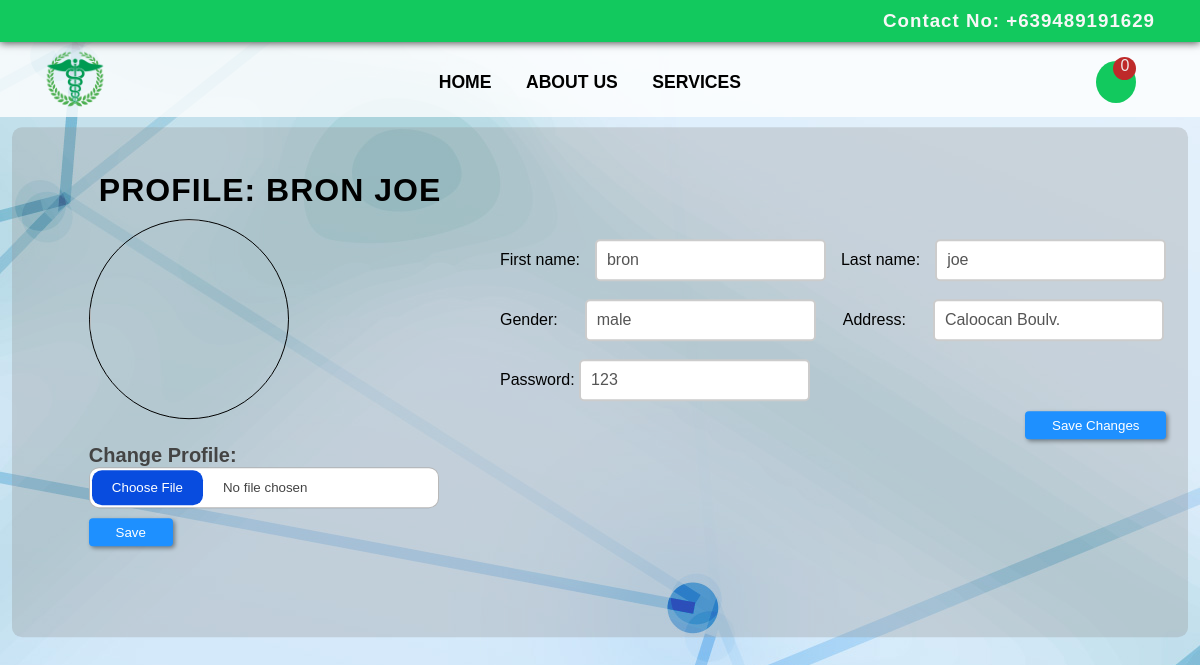
Page /customer/userprof.php (signed in) on the committed database.
### tables this page shows
CREATE TABLE `users` (
  `id` int(11) NOT NULL,
  `firstname` text NOT NULL,
  `lastname` text NOT NULL,
  `prof_img` text NOT NULL,
  `age` text NOT NULL,
  `gender` text NOT NULL,
  `username` text NOT NULL,
  `password` text NOT NULL,
  `address` text NOT NULL,
  `usertype` text NOT NULL,
  `user_status` text NOT NULL
);

### customer/userprof.php (the view, shortened to what this page needs)
<?php
include "../database/dbconn.php";
$user_id = $_SESSION['id'];
$userprof = $mysqli->query("SELECT * FROM users where id = '$user_id'");
$userinfo = $userprof->fetch_assoc();
$userfirst = $userinfo['firstname'];
$userlast = $userinfo['lastname'];
$usergender = $userinfo['gender'];
$useradd = $userinfo['address'];
$userpass = $userinfo['password'];
?>
<!DOCTYPE html>
<html lang="en">
<head>
    <link rel="stylesheet" href="../css/medweb.css">
    <link rel="stylesheet" href="../css/googleFonts.css">
    <link rel="stylesheet" href="css/userprof.css">
</head>
<body>
    <?php include 'include/unavbar.php' ?>
    <div class="user_content">
        <div class="content-bg">
            <div class="content-img">
                <h1>Profile: <?php echo $userfirst . ' ' . $userlast ?></h1>
                <img src="../imgs/<?= $_SESSION['imgname']; ?>" width="200" height="200" style="border-radius: 50%; border: 1px solid;">
                <div class="content-info">
                    <form action="../process.php" method="post" class="form-user" enctype="multipart/form-data">
                        <span class="drop-title">Change Profile:</span>
                        <label for="file-input" class="drop-container">
                            <input type="file" accept="image/*" name="user_prof" id="file-input">
                        </label>
                        <button type="submit" name="change_prof">Save</button>
                    </form>
                </div>
            </div>
            <div class="other-info">
                <form action="../process.php" class="user_info" method="post">
                    <div class="info1">
                        <span>First name:</span>
                        <label for="first" class="label1">
                            <input class="input-style" name="fname" type="text" value="<?php echo $userfirst ?>">
                        </label>
                        <span>Last name:</span>
                        <label for="last" class="label1">
                            <input class="input-style" name="lname" type="text" value="<?php echo $userlast ?>">
                        </label>
                    </div>
                    <br>
                    <div class="info2">
                        <span>Gender:</span>
                        <label for="last" class="label1">
                            <input class="input-style" name="gen" type="text" value="<?php echo $usergender ?>">
                        </label>
                        <span>Address:</span>
                        <label for="last" class="label1">
                            <input class="input-style" name="addre" type="text" value="<?php echo $useradd ?>">
                        </label>
                    </div>
                    <br>
                    <span>Password:</span>
                    <label for="last" class="label1">
                        <input class="input-style" name="newpass" type="text" value="<?php echo $userpass ?>">
                    </label>
                    <br>
                    <button type="submit" name="user_update">Save Changes</button>
                </form>
            </div>
        </div>
    </div>
</body>
</html>

### css/medweb.css (style rules this page uses)
:root { --color1: #09c065; --shadow: #4b4b4b; --bgrey: #fffc; --textwhite: #f8f7f7; --hovercolor: #0e7424; }
* { margin: 0; padding: 0; box-sizing: border-box; scroll-behavior: smooth; font-family: poppins, sans-serif; }
body { background: url(../imgs/bg.jpg) no-repeat; width: 100%; }

### customer/css/userprof.css (style rules this page uses)
body { font-family: 'poppins', sans-serif; }
.user_content { background-color: rgba(143, 143, 143, 0.3); width: 98%; height: 510px; position: relative; left: 50%; border-radius: 10px; transform: translate(-50%, 2%); }
.content-bg { position: relative; padding: 20px; display: flex; justify-content: space-around; align-items: center; gap: 100px; }
.content-img { position: relative; top: 15px; left: 55px; }
.content-img button { position: absolute; left: 0px; }
.other-info { position: relative; }
.other-info button { position: absolute; right: 0px; }
.content-img h1 { margin: 10px; letter-spacing: 1px; text-transform: uppercase; }
.form-user { margin: 20px 0 0 0; }
.content-bg button { margin-top: 10px; padding: 0.5em 2em; border: transparent; box-shadow: 2px 2px 4px rgba(0,0,0,0.4); background: dodgerblue; color: white; border-radius: 4px; cursor: pointer; }
.input-style { padding: 10px; border: 2px solid #ccc; border-radius: 5px; font-size: 16px; color: #555; outline: none; }
.info1 { display: flex; gap: 15px; align-items: center; }
.info2 { display: flex; gap: 27px; align-items: center; }
.drop-container { display: flex; gap: 10px; flex-direction: column; justify-content: center; border-radius: 10px; color: #444; cursor: pointer; }
.drop-title { color: #444; font-size: 20px; font-weight: bold; text-align: center; transition: color .2s ease-in-out; }
#file-input { width: 350px; max-width: 100%; color: #444; padding: 2px; background: #fff; border-radius: 10px; border: 1px solid rgba(8, 8, 8, 0.288); }

### rows in the picture
users: firstname "BRON", lastname "JOE", fname "bron", lname "joe", gen "male", addre "Caloocan Boulv.", newpass "123"

### other values in the picture
$ncount['notifCount'] "0"
